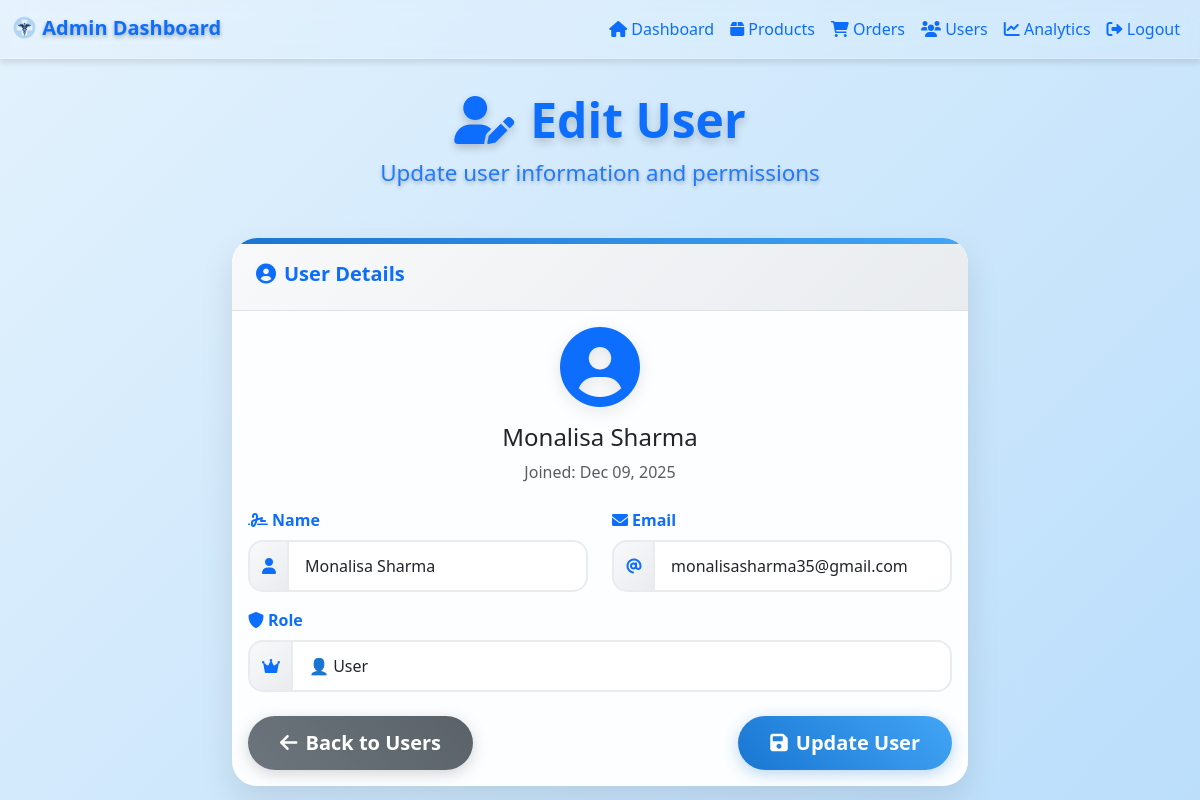
Screenshot of /admin/edit_user.php?id=3 (signed in) with the database file from the repository.
### tables this page shows
CREATE TABLE `users` (
  `id` int(11) NOT NULL,
  `name` varchar(255) NOT NULL,
  `email` varchar(255) NOT NULL,
  `password` varchar(255) NOT NULL,
  `role` enum('user','admin') DEFAULT 'user',
  `address` text DEFAULT NULL,
  `phone` varchar(20) DEFAULT NULL,
  `created_at` timestamp NOT NULL DEFAULT current_timestamp()
);

### admin/edit_user.php (the view, shortened to what this page needs)
<?php
include '../config/db.php';
$userId = isset($_GET['id']) ? (int)$_GET['id'] : 0;
if ($userId > 0) {
    $stmt = $conn->prepare("SELECT id, name, email, role, created_at FROM users WHERE id = ?");
    $stmt->bind_param("i", $userId);
    $stmt->execute();
    $result = $stmt->get_result();
    $user = $result->fetch_assoc();
} else {
    $error = "Invalid user ID.";
}
?>
<!DOCTYPE html>
<html lang="en">
<head>
    <link href="https://cdn.jsdelivr.net/npm/bootstrap@5.3.0/dist/css/bootstrap.min.css" rel="stylesheet">
    <link rel="stylesheet" href="https://cdnjs.cloudflare.com/ajax/libs/font-awesome/6.0.0/css/all.min.css">
    <link rel="stylesheet" href="https://cdnjs.cloudflare.com/ajax/libs/animate.css/4.1.1/animate.min.css">
    <link rel="stylesheet" href="../assets/edit_user.css">
</head>
<body>
    <?php include 'header.php'; ?>
    <div class="container dashboard-container">
        <div class="welcome-message animate__animated animate__fadeInUp animate__delay-1s">
            <h1><i class="fas fa-user-edit me-3"></i>Edit User</h1>
            <p>Update user information and permissions</p>
        </div>
        <?php if ($user): ?>
            <div class="row justify-content-center">
                <div class="col-md-8">
                    <div class="card edit-card animate__animated animate__zoomIn animate__delay-3s">
                        <div class="card-header">
                            <h5 class="mb-0"><i class="fas fa-user-circle me-2"></i>User Details</h5>
                        </div>
                        <div class="card-body">
                            <div class="user-avatar text-center mb-4">
                                <i class="fas fa-user-circle fa-5x text-primary"></i>
                                <h4 class="mt-3"><?php echo htmlspecialchars($user['name']); ?></h4>
                                <p class="text-muted">Joined: <?php echo date('M d, Y', strtotime($user['created_at'])); ?></p>
                            </div>
                            <form method="POST">
                                <div class="row">
                                    <div class="col-md-6 mb-3">
                                        <label for="name" class="form-label">
                                            <i class="fas fa-signature me-1"></i>Name
                                        </label>
                                        <div class="input-group">
                                            <span class="input-group-text"><i class="fas fa-user"></i></span>
                                            <input type="text" class="form-control" id="name" name="name" value="<?php echo htmlspecialchars($user['name']); ?>" required>
                                        </div>
                                    </div>
                                    <div class="col-md-6 mb-3">
                                        <label for="email" class="form-label">
                                            <i class="fas fa-envelope me-1"></i>Email
                                        </label>
                                        <div class="input-group">
                                            <span class="input-group-text"><i class="fas fa-at"></i></span>
                                            <input type="email" class="form-control" id="email" name="email" value="<?php echo htmlspecialchars($user['email']); ?>" required>
                                        </div>
                                    </div>
                                </div>
                                <div class="mb-4">
                                    <label for="role" class="form-label">
                                        <i class="fas fa-shield-alt me-1"></i>Role
                                    </label>
                                    <div class="input-group">
                                        <span class="input-group-text"><i class="fas fa-crown"></i></span>
                                        <select class="form-control" id="role" name="role" required>
                                            <option value="user" <?php echo $user['role'] === 'user' ? 'selected' : ''; ?>>👤 User</option>
                                        </select>
                                    </div>
                                </div>
                                <div class="d-flex justify-content-between align-items-center">
                                    <a href="manage_users.php" class="btn btn-secondary btn-lg">
                                        <i class="fas fa-arrow-left me-2"></i>Back to Users
                                    </a>
                                    <button type="submit" class="btn btn-primary btn-lg">
                                        <i class="fas fa-save me-2"></i>Update User
                                    </button>
                                </div>
                            </form>
                        </div>
                    </div>
                </div>
            </div>
        <?php endif; ?>
    </div>
</body>
</html>

### assets/edit_user.css (style rules this page uses)
body { background: linear-gradient(135deg, #e3f2fd 0%, #bbdefb 100%); font-family: 'Segoe UI', Tahoma, Geneva, Verdana, sans-serif; min-height: 100vh; overflow-x: hidden; }
.dashboard-container { margin-top: 2rem; }
.card { background: rgba(255, 255, 255, 0.95); border: none; border-radius: 25px; box-shadow: 0 15px 35px rgba(0, 0, 0, 0.1); transition: all 0.4s cubic-bezier(0.175, 0.885, 0.32, 1.275); overflow: hidden; position: relative; }
.card::before { content: ''; position: absolute; top: 0; left: 0; right: 0; height: 6px; background: linear-gradient(90deg, #1976d2, #42a5f5, #1976d2); background-size: 200% 100%; animation: gradientShift 3s ease infinite; }
.card-header { background: linear-gradient(135deg, #f8f9fa, #e9ecef); border-bottom: 1px solid #dee2e6; padding: 1.5rem; }
.card-header h5 { color: #0d6efd; font-weight: 600; }
.user-avatar { position: relative; }
.user-avatar i { filter: drop-shadow(0 4px 8px rgba(0, 0, 0, 0.1)); transition: all 0.3s ease; }
.btn-primary { background: linear-gradient(45deg, #1976d2, #42a5f5); border: none; border-radius: 30px; padding: 0.75rem 2rem; transition: all 0.3s ease; position: relative; overflow: hidden; color: #fff; font-weight: 600; box-shadow: 0 4px 15px rgba(25, 118, 210, 0.3); }
.btn-primary::before { content: ''; position: absolute; top: 0; left: -100%; width: 100%; height: 100%; background: linear-gradient(90deg, transparent, rgba(255, 255, 255, 0.2), transparent); transition: left 0.5s; }
.btn-secondary { background: linear-gradient(45deg, #6c757d, #5a6268); border: none; border-radius: 30px; padding: 0.75rem 2rem; transition: all 0.3s ease; color: #fff; font-weight: 600; box-shadow: 0 4px 15px rgba(108, 117, 125, 0.3); }
.form-control { border-radius: 15px; border: 2px solid #e9ecef; transition: all 0.3s ease; padding: 0.75rem 1rem; }
.input-group-text { background: linear-gradient(135deg, #f8f9fa, #e9ecef); border: 2px solid #e9ecef; border-right: none; color: #0d6efd; border-radius: 15px 0 0 15px; }
.form-label { color: #0d6efd; font-weight: 600; margin-bottom: 0.5rem; }
.welcome-message { color: #fff; text-align: center; margin-bottom: 3rem; text-shadow: 0 2px 4px rgba(0, 0, 0, 0.3); }
.welcome-message h1 { font-size: 3rem; margin-bottom: 0.5rem; font-weight: 700; color: #0d6efd; text-shadow: 0 4px 8px rgba(0, 0, 0, 0.2); }
.welcome-message p { font-size: 1.4rem; opacity: 0.9; color: #0d6efd; }

### rows the page displays
users: name "Monalisa Sharma", created_at "Dec 09, 2025", email "monalisasharma35@gmail.com", role "👤 User"
